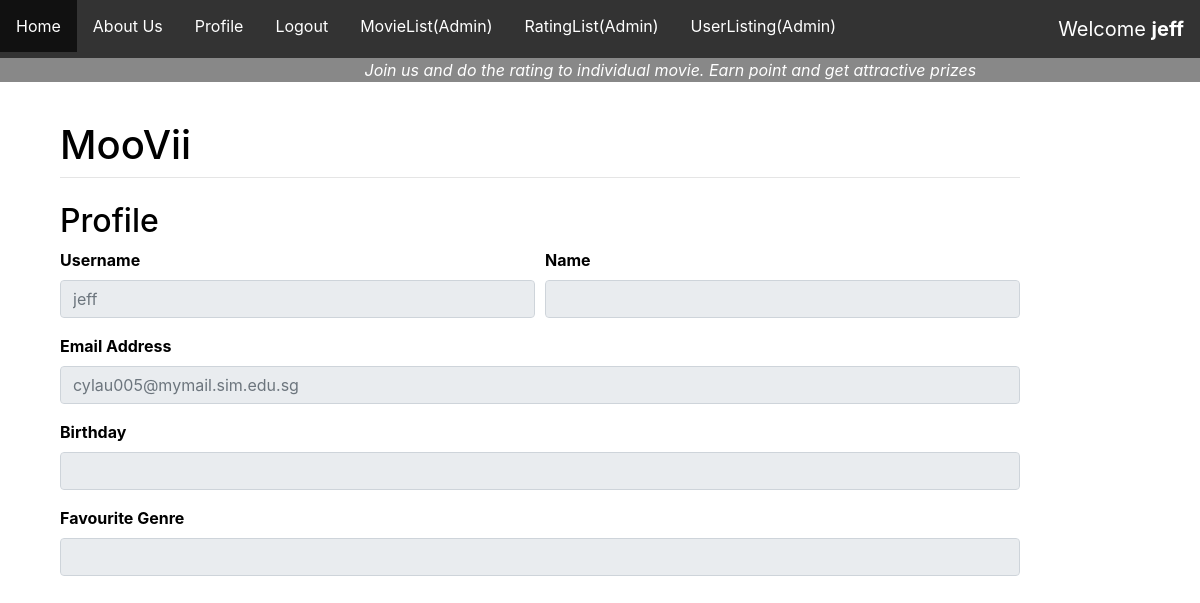
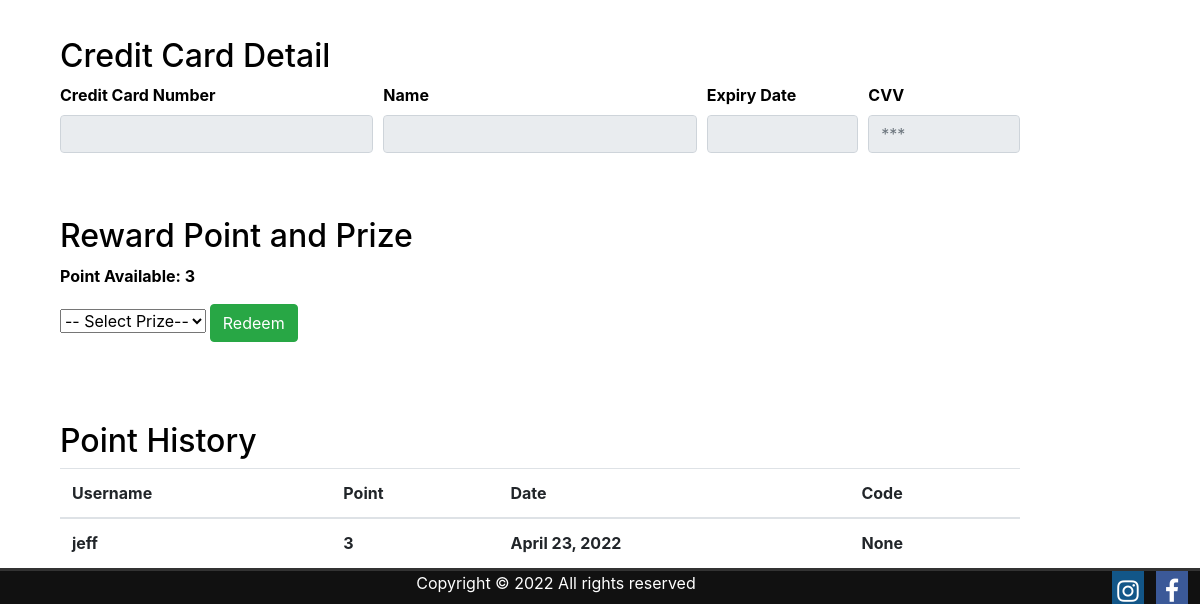
The app's page /profile/ (signed in), older data (2 pictures, top to bottom).
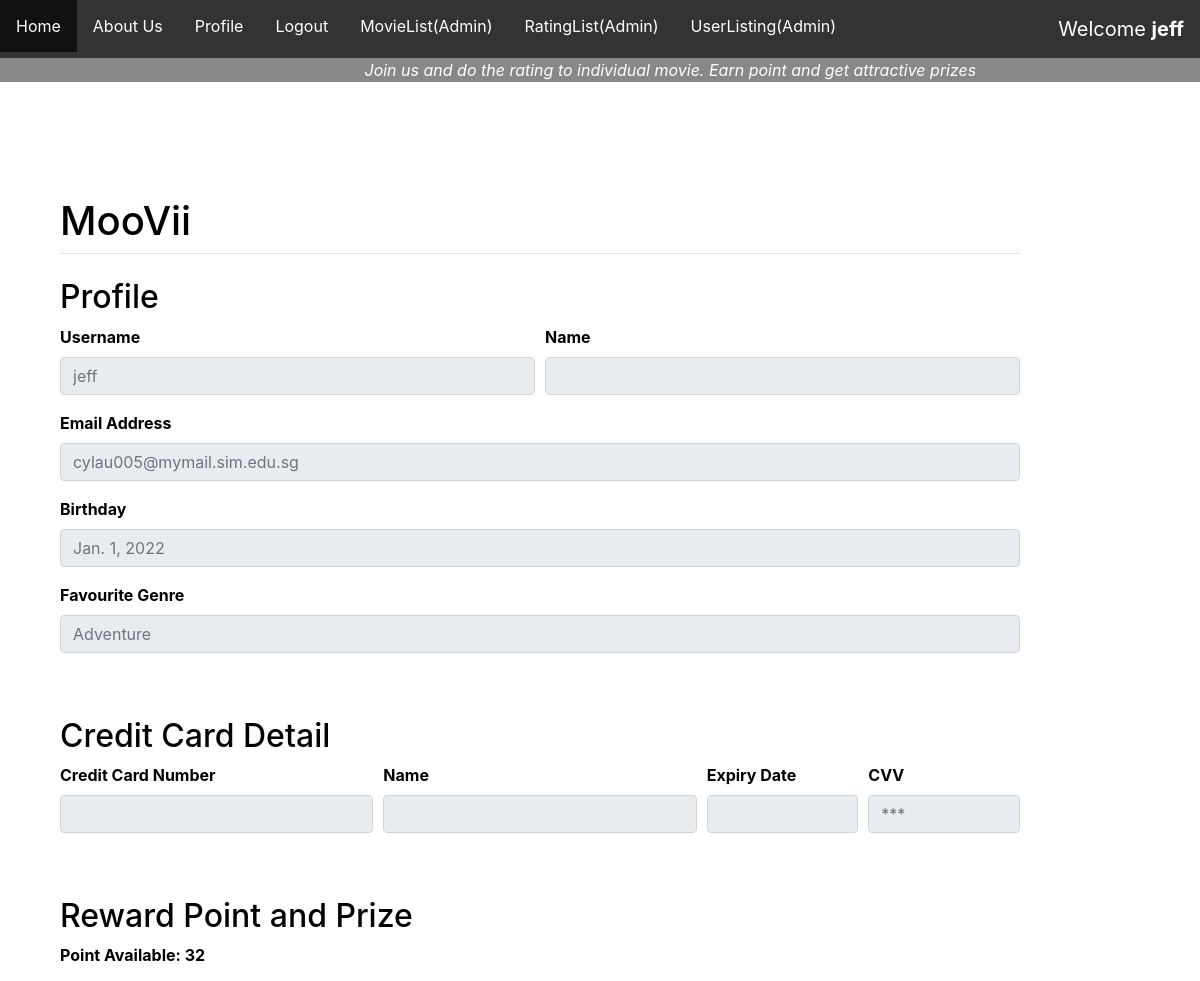
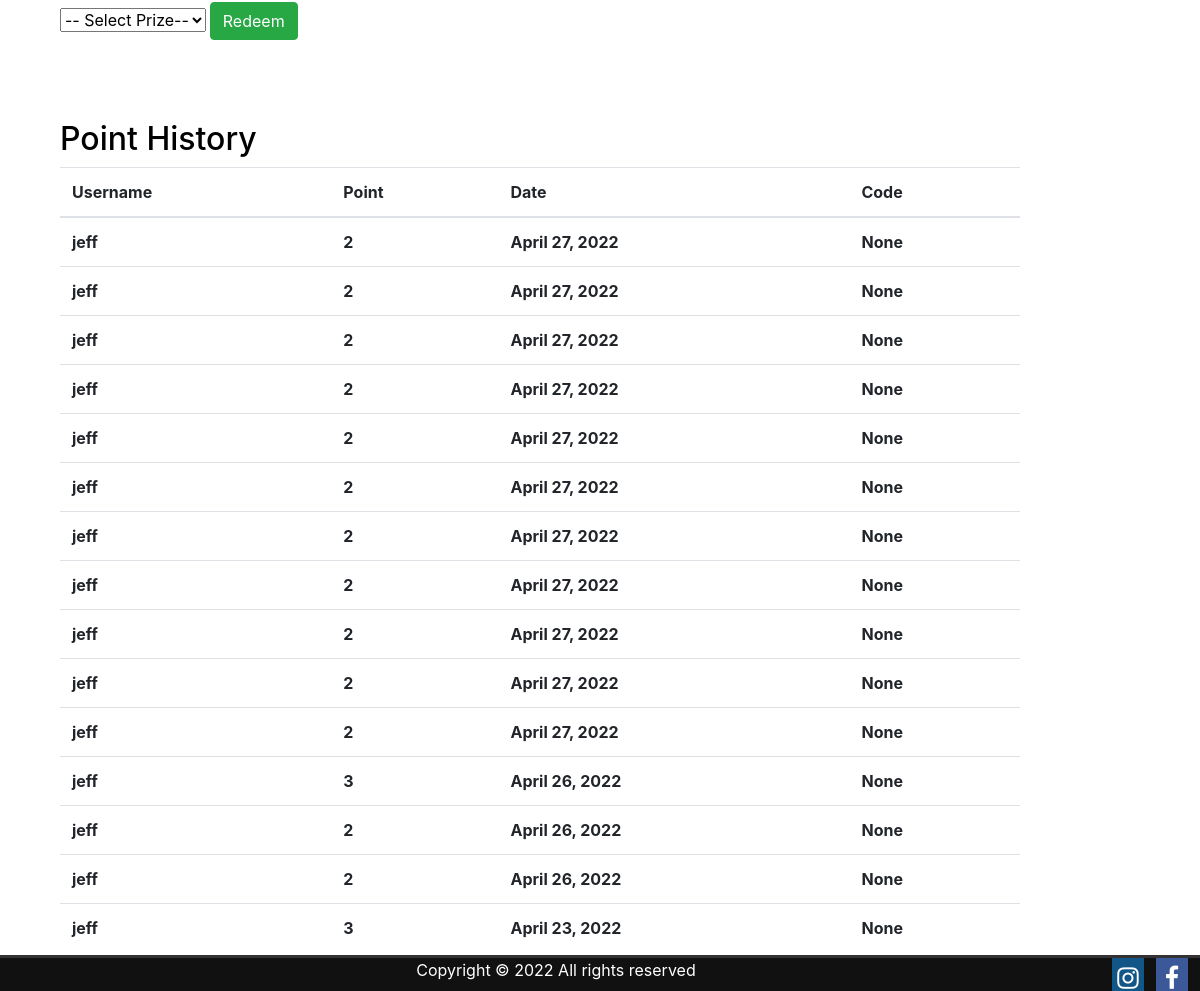
The same page, newer data (2 pictures, top to bottom).
### main/models.py (models this page shows)
class Reward_Point(models.Model):
    user_id = models.ForeignKey(User, on_delete=models.CASCADE)
    point = models.IntegerField(default=None, blank=True, null=True)
    date_modified = models.DateField(auto_now_add=True)
    redeem_item_id = models.ForeignKey(PrizeList, on_delete=models.CASCADE, default=None, blank=True, null=True)
    code = models.CharField(max_length=50,default=None, blank=True, null=True)

### register/models.py (models this page shows, shortened)
class Account(models.Model):
    user = models.OneToOneField(User, on_delete=models.CASCADE)
    dob = models.DateField(default=None, blank=True, null=True)
    genres = models.CharField(
        max_length=30,
        choices=[('Adventure','Adventure'),
                ('Comedy','Comedy'),
                ('Action','Action'),
                ('Drama','Drama'),
                ('Crime','Crime'),
                ('Children','Children'),
                ('Mystery','Mystery'),
                ('Documentary','Documentary'),
                ('Animation','Animation'),
                ('Thriller','Thriller'),
                ('Horror','Horror'),
                ('Fantasy','Fantasy'),
                ('Western','Western'),
                ('Film-Noir','Film-Noir'),
                ('Romance','Romance'),
                ('War','War'),
                ('Sci-Fi','Sci-Fi'),
                ('Musical','Musical'),])

### main/views.py (the view)
# urls.py: path("profile/", views.profile, name="profile"),
def profile(response):
    user = response.user
    data = Reward_Point.objects.filter(user_id=user).aggregate(thedata=Sum('point'))
    prize = PrizeList.objects.all()
    reward = Reward_Point.objects.filter(user_id=user).order_by('-date_modified')
    msg = ''
    if 'prize_chosen' in response.POST:
        item = response.POST['prize_chosen']
        point = data['thedata']
        msg = ""
        chosenPrizeID = PrizeList.objects.get(pk=item)
        rp_PrizeItem = PrizeList.objects.filter(pk=item).values_list('require_points', flat=True)[0]
        if point is not None and point >= rp_PrizeItem:
            point = 0-rp_PrizeItem
            S = 30
            ran = ''.join(random.choices(string.ascii_uppercase + string.digits, k = S))
            if item == '1':
                ran = 'MV-'+ran
                msg = 'Please do a screenshot and present it to the staff  \n\n' + ran
            if item == '2':
                ran = 'FD-'+ran
                msg = 'Please do a screenshot and present it to the staff  \n\n' + ran
            if item == '3':
                ran = 'One month subscription'
                msg = 'We will extend your subscription for one month'
            r = Reward_Point(user_id=user, point=point, redeem_item_id=chosenPrizeID, code = ran)
            r.save()
            data = Reward_Point.objects.filter(user_id=user).aggregate(thedata=Sum('point'))
        else:
            msg = 'You do not have enough point'
    else:
        error = "something wrong"
    context = {"data":data,
                "prize":prize,
                "reward":reward,
                "msg": msg
    }
    return render(response, "main/profile.html", context)

### main/templates/main/profile.html (shortened to what this page needs)
{% extends "main/base.html" %}
{% block content %}
<h2>Profile</h2>
    <div class="form-row">
      <div class="form-group col-md-6">
        <label for="inputEmail4">Username</label>
        <input type="email" class="form-control" placeholder="{{ user }}" disabled="true">
      </div>
      <div class="form-group col-md-6">
        <label for="inputEmail4">Name</label>
        <input type="text" class="form-control" placeholder="{{ user.first_name }} {{ user.last_name }}" disabled="true">
      </div>
    </div>
    <div class="form-group">
      <label for="inputEmail4">Email Address</label>
      <input type="text" class="form-control" id="inputEmail4" placeholder="{{ user.email }}" disabled="true">
    </div>
    <div class="form-group">
      <label for="inputEmail4">Birthday</label>
      <input type="text" class="form-control" id="inputEmail4" placeholder="{{ user.account.dob }}" disabled="true">
    </div>
    <div class="form-group">
      <label for="inputEmail4">Favourite Genre</label>
      <input type="text" class="form-control" id="inputEmail4" placeholder="{{ user.account.genres }}" disabled="true">
    </div>
    <br /><br />
<h2>Credit Card Detail</h2>
    <div class="form-row">
      <div class="form-group col-md-4">
        <label for="inputEmail4">Credit Card Number</label>
        <input type="text" class="form-control" placeholder="{{ user.creditcard.cc_number }}" disabled="true">
      </div>
      <div class="form-group col-md-4">
        <label for="inputEmail4">Name</label>
        <input type="text" class="form-control" placeholder="{{ user.creditcard.cc_name }}" disabled="true">
      </div>
      <div class="form-group col-md-2">
        <label for="inputZip">Expiry Date</label>
        <input type="text" class="form-control" placeholder="{{ user.creditcard.cc_expirydate }}" disabled="true">
      </div>
      <div class="form-group col-md-2">
        <label for="inputZip">CVV</label>
        <input type="text" class="form-control" placeholder="***" disabled="true">
      </div>
    </div>
    <br /><br />
<h2>Reward Point and Prize</h2>
<p>Point Available: {{data.thedata}}</p>
<form method="POST" class="form-group" action="">
  <select name="prize_chosen" action="">
    <option selected disabled="true">-- Select Prize--</option>
  </select>
  <input type="submit" class="btn btn-success" value="Redeem">
</form>
<br />
<br />
<h2>Point History</h2>
<div class="table-responsive">
    <table class="table">
      <thead>
        <tr>
          <th scope="col">Username</th>
          <th scope="col">Point</th>
          <th scope="col">Date</th>
          <th scope="col">Code</th>
        </tr>
      </thead>
      <tbody>
        {% for td in reward.all %}
          <tr>
            <td>{{td.user_id}}</td>
            <td>{{td.point}}</td>
            <td>{{td.date_modified}}</td>
            <td>{{td.code}}</td>
          </tr>
        {% endfor %}
      </tbody>
    </table>
  </div>
{% endblock %}

### main/templates/main/base.html (shortened to what this page needs)
<!doctype html>
<html>
    <head>
        <link rel="stylesheet" href="https://stackpath.bootstrapcdn.com/bootstrap/4.3.1/css/bootstrap.min.css">
        <link rel="stylesheet" href="https://cdnjs.cloudflare.com/ajax/libs/font-awesome/4.7.0/css/font-awesome.min.css">
    </head>
    <body>
        <div class="nav">
            <ul>
                <li><a href="/home">Home</a></li>
                <li><a href="/aboutus">About Us</a></li>
                {% if request.user.is_authenticated %}
                    <li><a href="/profile">Profile</a></li>
                    <li><a href="{% url 'logout' %}">Logout</a></li>
                    <span>Welcome <b>{{ user }}</b></span>
                {% else %}
                    <li><a href="/register">Registration</a></li>
                    <li><a href="/login">Login</a></li>
                {% endif %}
                {% if request.user.is_staff %}
                <li><a href="/movie_listing">MovieList(Admin)</a></li>
                <li><a href="/rate_listing">RatingList(Admin)</a></li>
                <li><a href="/user_listing">UserListing(Admin)</a></li>
                {% endif %}
            </ul>
        </div>
        <div style="background-color:#888; color:white;">
            <i style="margin-left: 30%;"> &nbsp;Join us and do the rating to individual movie. Earn point and get attractive prizes</i>
        </div>
        <div class="bg-text">
            <h1>MooVii</h1>
            <hr class="mt-0 mb-4">
            {% block content %}
            {% endblock %}
            <br />
        </div>
        <div class="footer">
            Copyright © 2022 All rights reserved
            <a href="#" class="fa fa-facebook"></a>
            <a href="#" class="fa fa-instagram"></a>
        </div>
    </body>
</html>

### main/templates/main/base.html (style rules this page uses)
html { background: url(https://wallpaper.dog/large/20355534.jpg) no-repeat center center fixed; -webkit-background-size: cover; -moz-background-size: cover; -o-background-size: cover; background-size: cover; }
.nav ul { width:100%; list-style-type: none; margin: 0; padding: 0; overflow: hidden; background-color: #333; }
.nav li { float: left; }
.nav li a { display: block; color: white; text-align: center; padding: 14px 16px; text-decoration: none; }
.nav ul span { color: white; text-align: center; padding: 14px 16px; text-decoration: none; float: right; font-size: 20px; }
.bg-text { color: Black; font-weight: bold; position: absolute; top: 10%; left: 5%; width: 80%; z-index: 2; }
.footer { z-index:100; position: fixed; left: 0; bottom: 0; width: 100%; border-top:3px solid #333; color: White; text-align: center; background-color: #111; }
.footer .fa { float: right; padding-top: 8px; margin-right: 1%; font-size: 25px; width: 32px; text-align: center; text-decoration: none; }
.footer .fa-facebook { background: #3B5998; color: white; }
.footer .fa-instagram { background: #125688; color: white; }

Row changes from the older to the newer data that the page shows:
added Reward_Point: user_id "jeff", point "2", date_modified "April 27, 2022", code "None"
added Reward_Point: user_id "jeff", point "2", date_modified "April 27, 2022", code "None"
added Reward_Point: user_id "jeff", point "2", date_modified "April 27, 2022", code "None"
added Reward_Point: user_id "jeff", point "2", date_modified "April 27, 2022", code "None"
added Reward_Point: user_id "jeff", point "2", date_modified "April 27, 2022", code "None"
added Reward_Point: user_id "jeff", point "2", date_modified "April 27, 2022", code "None"
added Reward_Point: user_id "jeff", point "2", date_modified "April 27, 2022", code "None"
added Reward_Point: user_id "jeff", point "2", date_modified "April 27, 2022", code "None"
added Reward_Point: user_id "jeff", point "2", date_modified "April 27, 2022", code "None"
added Reward_Point: user_id "jeff", point "2", date_modified "April 27, 2022", code "None"
added Reward_Point: user_id "jeff", point "2", date_modified "April 27, 2022", code "None"
added Reward_Point: user_id "jeff", point "3", date_modified "April 26, 2022", code "None"
added Reward_Point: user_id "jeff", point "2", date_modified "April 26, 2022", code "None"
added Reward_Point: user_id "jeff", point "2", date_modified "April 26, 2022", code "None"
Text that changed along with them:
form field account.dob: (not shown) → "Jan. 1, 2022"
form field account.genres: (not shown) → "Adventure"
{{ data.thedata }}: "3" → "32"
